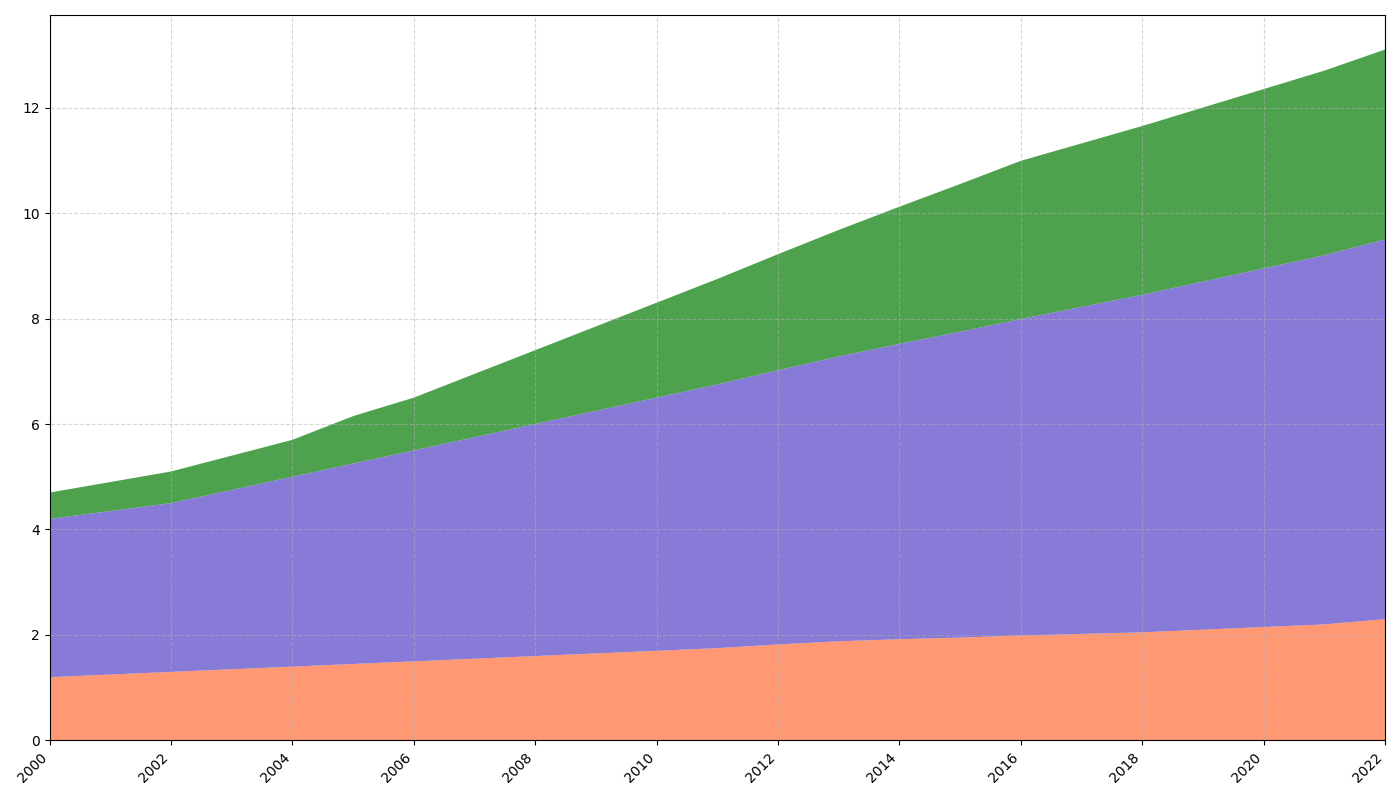

This figure's Python source:
import matplotlib.pyplot as plt
import numpy as np

years = np.arange(2000, 2023)

# Artificial data for populations of various races in the fantasy world
dwarfs = np.array([1.2, 1.25, 1.3, 1.35, 1.4, 1.45, 1.5, 1.55, 1.6, 1.65, 1.7, 1.75, 1.82, 1.88, 1.92, 1.95, 1.99, 2.02, 2.05, 2.1, 2.15, 2.2, 2.3])
humans = np.array([3, 3.1, 3.2, 3.4, 3.6, 3.8, 4, 4.2, 4.4, 4.6, 4.8, 5, 5.2, 5.4, 5.6, 5.8, 6, 6.2, 6.4, 6.6, 6.8, 7, 7.2])
orcs = np.array([0.5, 0.55, 0.6, 0.65, 0.7, 0.9, 1, 1.2, 1.4, 1.6, 1.8, 2, 2.2, 2.4, 2.6, 2.8, 3, 3.1, 3.2, 3.3, 3.4, 3.5, 3.6])

population_data = np.vstack([dwarfs, humans, orcs])

fig, ax = plt.subplots(figsize=(14, 8))

ax.stackplot(years, population_data, colors=['#FF7F50', '#6A5ACD', '#228B22'], alpha=0.8)

ax.grid(True, linestyle='--', alpha=0.5)
ax.set_xlim(years[0], years[-1])
ax.set_xticks(years[::2])
ax.set_xticklabels(years[::2], rotation=45, ha='right')

plt.tight_layout()
plt.show()
